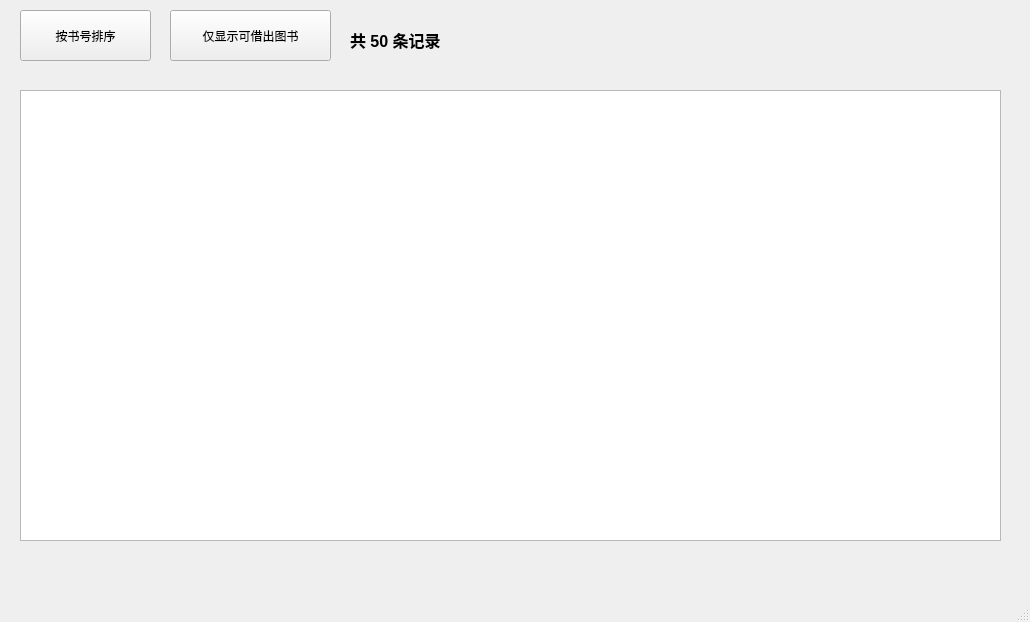
<?xml version="1.0" encoding="UTF-8"?>
<ui version="4.0">
 <class>SearchResultW</class>
 <widget class="QMainWindow" name="SearchResultW">
  <property name="geometry">
   <rect>
    <x>0</x>
    <y>0</y>
    <width>1030</width>
    <height>622</height>
   </rect>
  </property>
  <property name="minimumSize">
   <size>
    <width>0</width>
    <height>50</height>
   </size>
  </property>
  <property name="windowTitle">
   <string>MainWindow</string>
  </property>
  <widget class="QWidget" name="centralwidget">
   <widget class="QPushButton" name="pushButton_2">
    <property name="geometry">
     <rect>
      <x>170</x>
      <y>10</y>
      <width>161</width>
      <height>51</height>
     </rect>
    </property>
    <property name="text">
     <string>仅显示可借出图书</string>
    </property>
   </widget>
   <widget class="QLabel" name="label">
    <property name="geometry">
     <rect>
      <x>350</x>
      <y>30</y>
      <width>128</width>
      <height>20</height>
     </rect>
    </property>
    <property name="font">
     <font>
      <pointsize>12</pointsize>
      <weight>75</weight>
      <italic>false</italic>
      <bold>true</bold>
     </font>
    </property>
    <property name="text">
     <string>共 50 条记录</string>
    </property>
    <property name="openExternalLinks">
     <bool>false</bool>
    </property>
   </widget>
   <widget class="QTableView" name="tableView">
    <property name="geometry">
     <rect>
      <x>20</x>
      <y>90</y>
      <width>981</width>
      <height>451</height>
     </rect>
    </property>
   </widget>
   <widget class="QPushButton" name="pushButton">
    <property name="geometry">
     <rect>
      <x>20</x>
      <y>10</y>
      <width>131</width>
      <height>51</height>
     </rect>
    </property>
    <property name="text">
     <string>按书号排序</string>
    </property>
   </widget>
  </widget>
  <widget class="QMenuBar" name="menubar">
   <property name="geometry">
    <rect>
     <x>0</x>
     <y>0</y>
     <width>1030</width>
     <height>21</height>
    </rect>
   </property>
  </widget>
  <widget class="QStatusBar" name="statusbar"/>
 </widget>
 <resources/>
 <connections/>
</ui>
